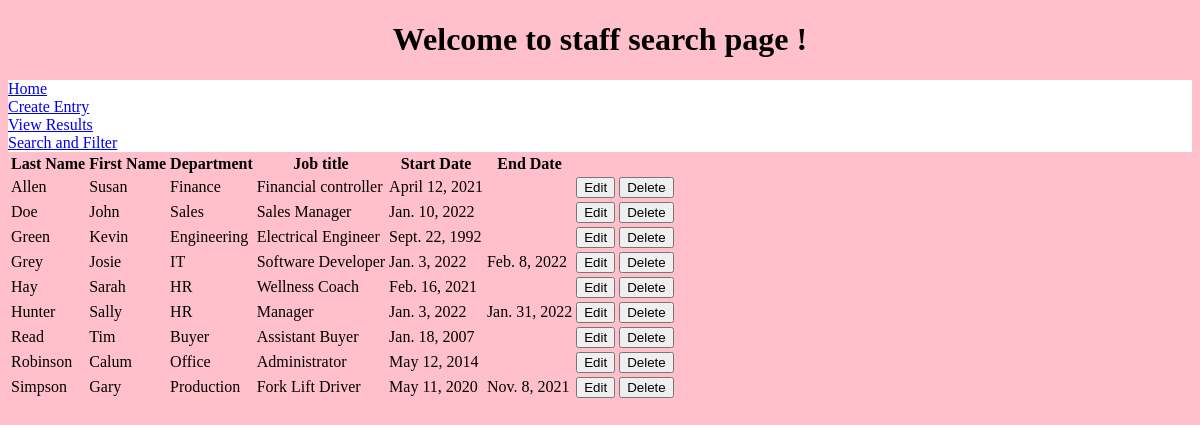
Page /staff/input.html on the earlier database version.
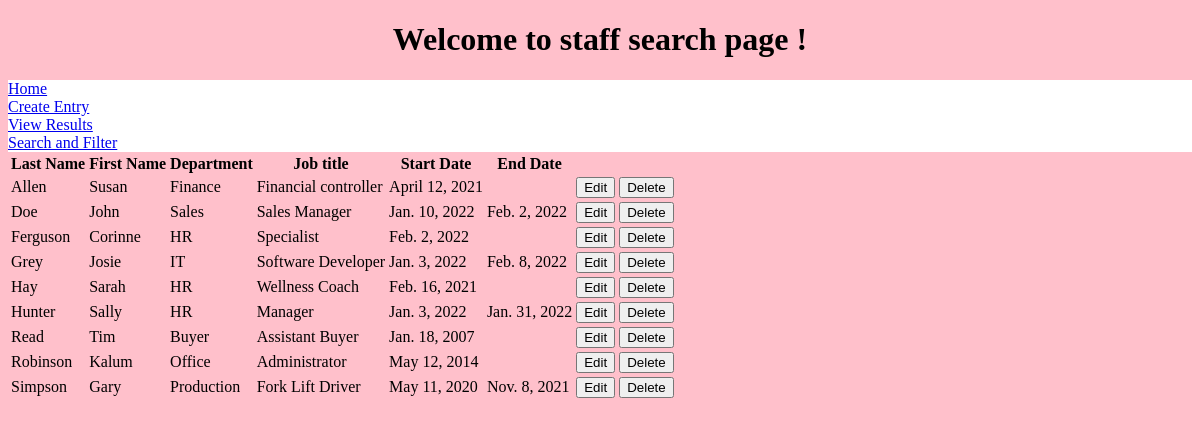
Same page on the later database version.
### staff/models.py (models this page shows, shortened)
class StaffInfo(models.Model):
    first_name = models.CharField(max_length=30)
    last_name = models.CharField(max_length=30)
    department = models.CharField(max_length=30)
    job_title = models.CharField(max_length=30)
    start_date = models.DateField()
    end_date = models.DateField(null=True, blank=True)

### staff/views.py (the view)
# urls.py: path("staff/input.html", views.Input.as_view(), name='input'),
class Input(ListView):
    model = StaffInfo
    template_name = "staff/input.html"

### staff/templates/staff/input.html
 {% extends "staff/base.html" %} {% load static %} {% block head %} {% endblock %}
 {% block content %}
<table id="staff">
<tr>
    <th>Last Name </th>
    <th>First Name</th>
    <th>Department</th>
    <th>Job title</th>
    <th>Start Date</th>
    <th>End Date</th>
</tr>
 {% for staff in object_list|dictsort:"last_name" %}
<tr>
    <td>{{staff.last_name}}</td>
    <td>{{staff.first_name}}</td>
    <td>{{staff.department}}</td>
    <td>{{staff.job_title}}</td>
    <td>{{staff.start_date}}</td>
    {%if staff.end_date == None%}
      <td> </td>
    {% else %}
      <td>{{staff.end_date}}</td>
    {%endif%}
    <td><a href="{%url 'update' staff.id%}"><button>Edit</button></a></td>
    <td><a href="{%url 'delete1' staff.id %}"><button>Delete</button></a></td>
</tr>
{%endfor%}
</table>
{% endblock %}

### staff/templates/staff/base.html (shortened to what this page needs)
{%load static%}
<!DOCTYPE html>
<html>
<link rel="stylesheet" href="{% static 'staff/style.css' %}">
<div class="title">
<h1>Welcome to {{company}} staff search page ! </h1>
</div>
<nav class="navbar">
 <a href="{%url 'home' %}">Home</a>
 <a href="{%url 'create_form'%}">Create Entry</a>
  <a href="{%url 'input' %}">View Results</a>
  <a href="{%url 'filter' %}">Search and Filter</a>
</nav>
 {% block content %}{% endblock %}
</html>

### staff/static/staff/style.css (style rules this page uses)
.title { text-align: center; }
nav { display: flex; flex-direction: column; color: blue; background-color: white; }

Differences in the rows shown:
removed StaffInfo: last_name "Green", first_name "Kevin", department "Engineering", job_title "Electrical Engineer", start_date "Sept. 22, 1992"
changed StaffInfo "Doe": end_date (not shown) → "Feb. 2, 2022"
added StaffInfo: last_name "Ferguson", first_name "Corinne", department "HR", job_title "Specialist", start_date "Feb. 2, 2022"
changed StaffInfo "Robinson": first_name "Calum" → "Kalum"
